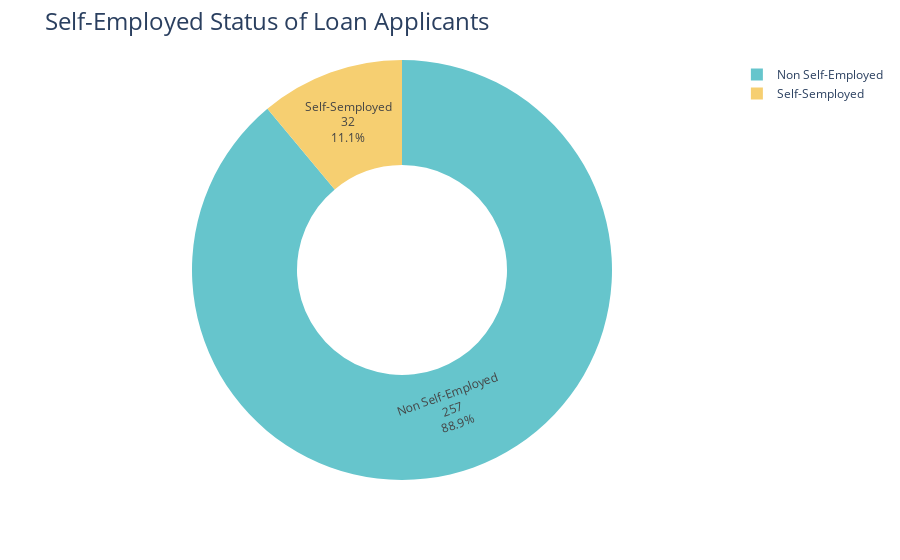

The notebook cell saved with this chart:
### Code cell
# Create pie chart for self employed status
selfEmployedStatus = test_data.groupby(['Self_Employed']).size()
print(selfEmployedStatus)
gradFig = px.pie(selfEmployedStatus,  
                   names=['Non Self-Employed','Self-Semployed'], 
                   values=selfEmployedStatus,
                   hole = .5, 
                   color_discrete_sequence=px.colors.qualitative.Pastel)
gradFig.update_traces( textposition = 'inside', textinfo = 'percent+label+value')
gradFig.update_layout(title_text='Self-Employed Status of Loan Applicants', title_font=dict(size=24))
gradFig.show()

### Figure 1 — Plotly figure (JSON) as saved in the notebook; plotly's stock layout.template omitted (floating-point values rounded to 4 significant figures)
{"data": [{"domain": {"x": [0, 1], "y": [0, 1]}, "hole": 0.5, "hovertemplate": "label=%{label}<br>value=%{value}<extra></extra>", "labels": ["Non Self-Employed", "Self-Semployed"], "legendgroup": "", "name": "", "showlegend": true, "textinfo": "percent+label+value", "textposition": "inside", "type": "pie", "values": [257, 32]}], "layout": {"legend": {"tracegroupgap": 0}, "margin": {"t": 60}, "piecolorway": ["rgb(102, 197, 204)", "rgb(246, 207, 113)", "rgb(248, 156, 116)", "rgb(220, 176, 242)", "rgb(135, 197, 95)", "rgb(158, 185, 243)", "rgb(254, 136, 177)", "rgb(201, 219, 116)", "rgb(139, 224, 164)", "rgb(180, 151, 231)", "rgb(179, 179, 179)"], "title": {"font": {"size": 24}, "text": "Self-Employed Status of Loan Applicants"}}}
